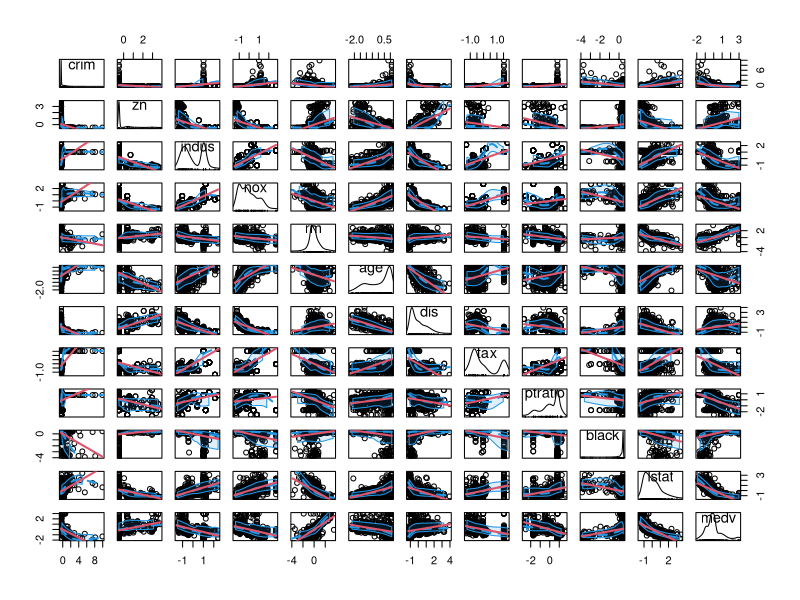
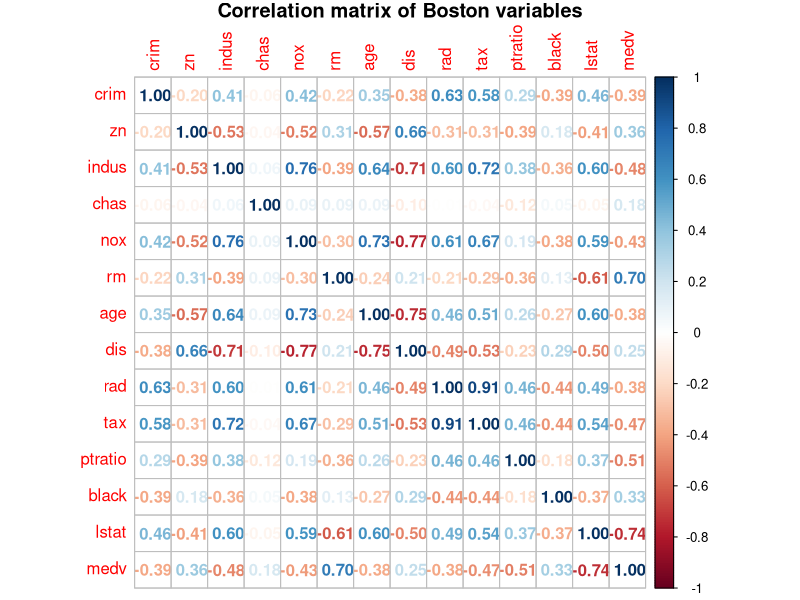
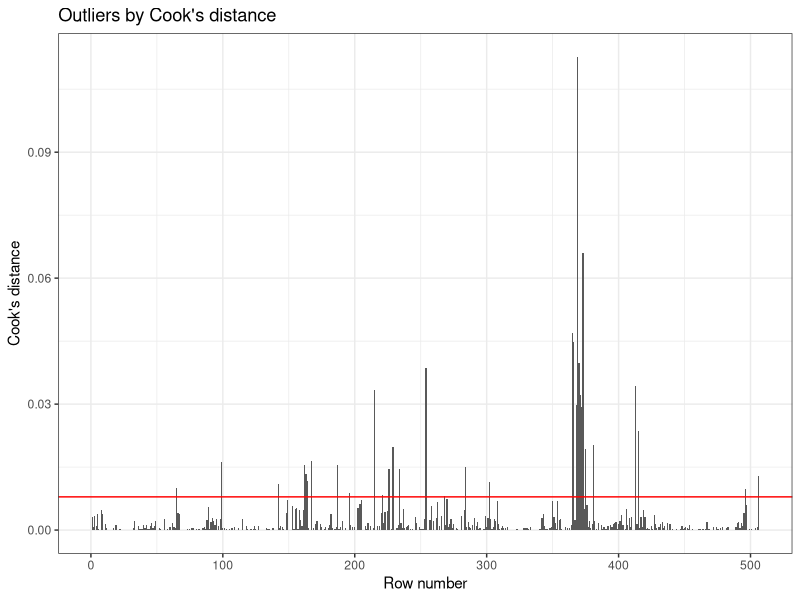
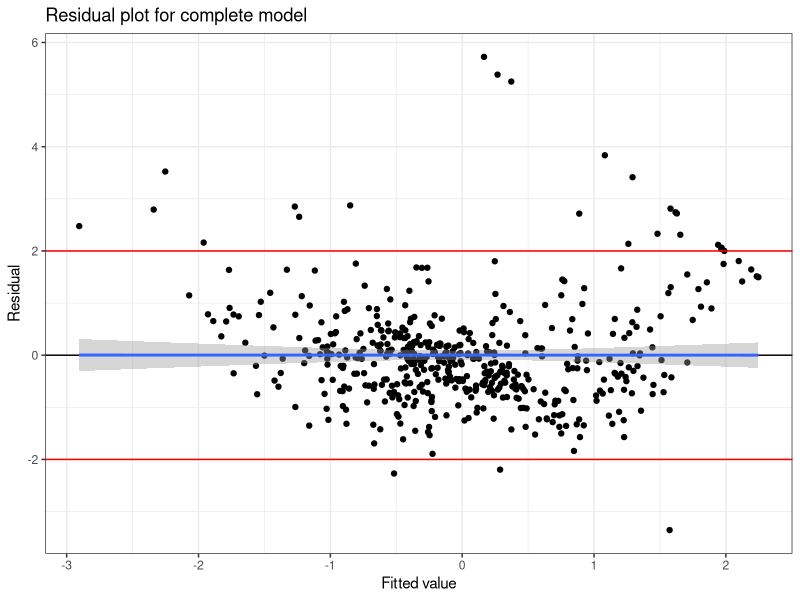
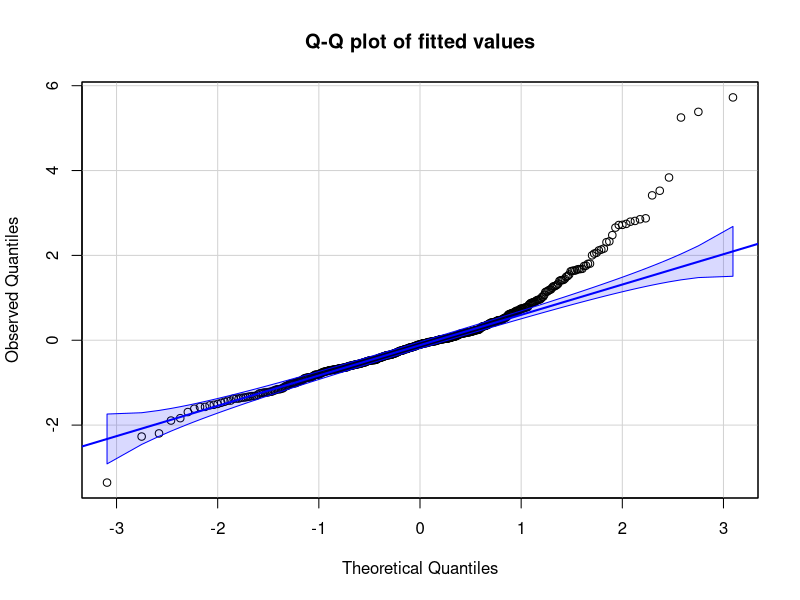
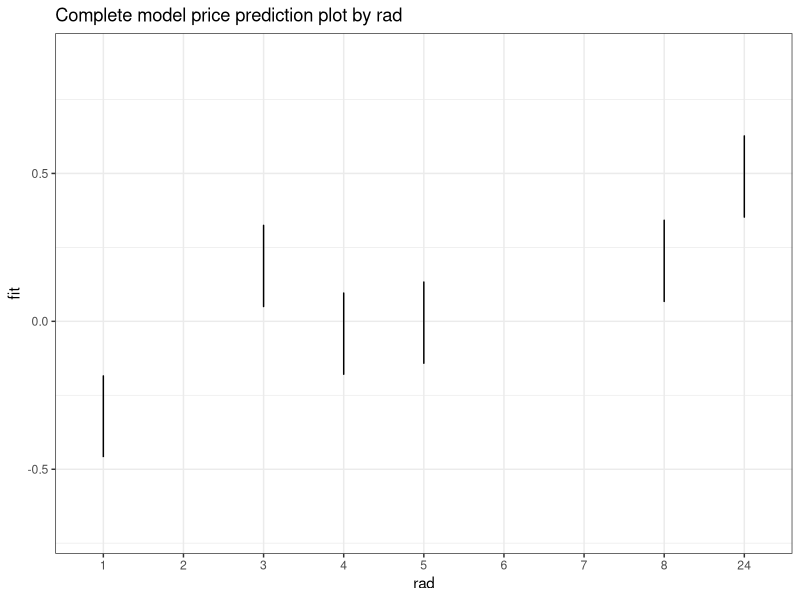
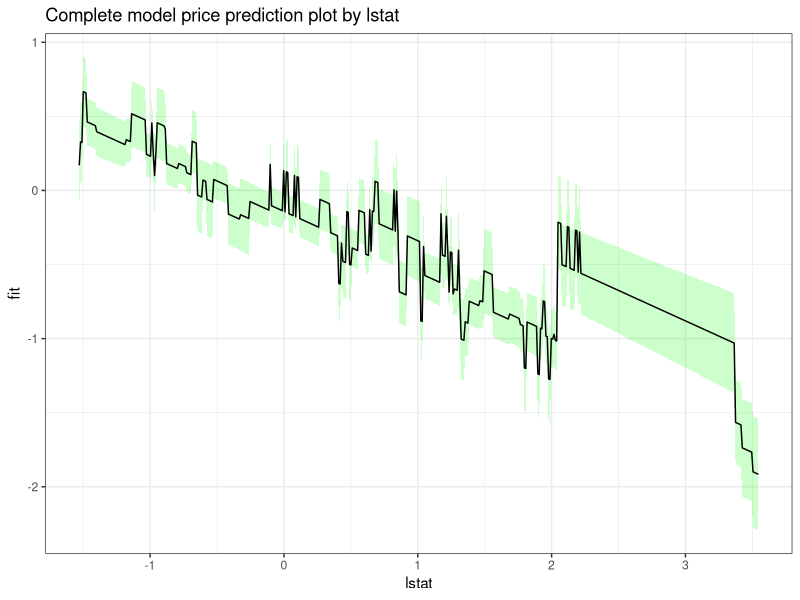
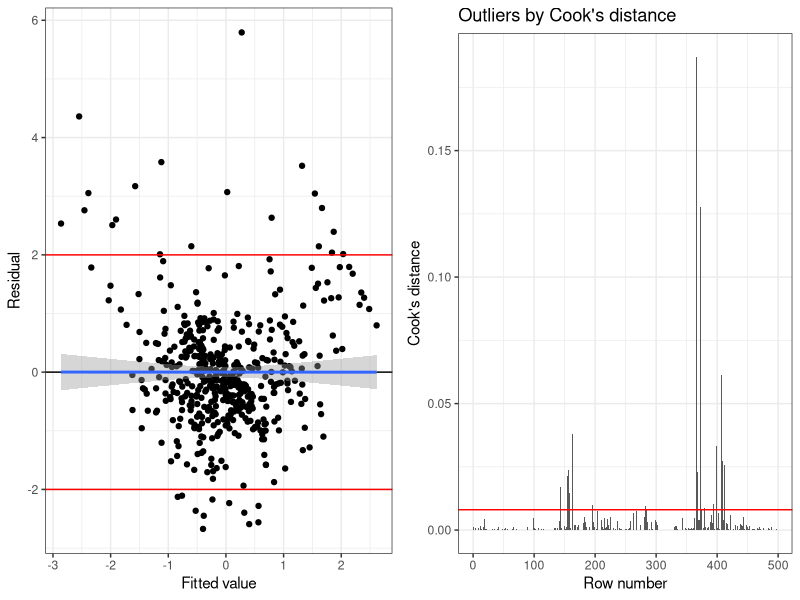

The R source for these figures, in order:
## ---- chunk 1
knitr::opts_chunk$set(echo = TRUE, message = FALSE)
library(MASS)
library(ggplot2)
library(car)
library(gridExtra)
library(corrplot)
## ---- chunk 2
boston_data <- Boston
str(boston_data)
## ---- chunk 3
colSums(is.na(boston_data)) 
## ---- chunk 4
scaled_boston <- as.data.frame(sapply(boston_data, scale))
scaled_boston$chas <- as.factor(boston_data$chas)
scaled_boston$rad <- as.factor(boston_data$rad)
## ---- chunk 5
scatterplotMatrix(~ crim + zn + indus + nox + rm + age + dis + tax + ptratio + 
  black + lstat + medv, regLine = list(col = 2), 
  col = 1, smooth = list(col.smooth = 4, col.spread = 4), data = scaled_boston)
## ---- chunk 6
corr_boston <- cor(boston_data) 
corrplot(corr_boston, method = "number", title = "Correlation matrix of Boston variables", mar = c(0, 0, 1, 0))
## ---- chunk 7
full_model <- lm(formula = medv ~ ., data = scaled_boston)
full_model_summary <- summary(full_model)
## ---- chunk 8
cat('R-squared:', round(full_model_summary$r.squared, 3))
cat('Adjusted R-squared', round(full_model_summary$adj.r.squared, 3))
cat('Degrees of freedom:', full_model$df.residual)
cat('F-statistic:', full_model_summary$fstatistic[[1]])
## ---- chunk 9
full_model_diag <- fortify(full_model)
## ---- chunk 10
threshold = 4 / nrow(scaled_boston)

ggplot(full_model_diag, aes(x = 1:nrow(full_model_diag), y = .cooksd)) + 
  geom_bar(stat = "identity") + geom_hline(yintercept = threshold, color = "red") +
  xlab("Row number") + ylab("Cook's distance") + ggtitle("Outliers by Cook's distance") + 
  theme_bw()
## ---- chunk 11
gg_resid <- ggplot(data = full_model_diag, aes(x = .fitted, y = .stdresid)) + 
  geom_point() + 
  geom_hline(yintercept = 0) +
  geom_smooth(method = "lm") +
  geom_hline(yintercept = 2, color = "red") +
  geom_hline(yintercept = -2, color = "red") +
  ggtitle("Residual plot for complete model") + 
  xlab("Fitted value") + ylab("Residual") + theme_bw()

gg_resid
## ---- chunk 12
qqPlot(full_model_diag$.stdresid, xlab ="Theoretical Quantiles", 
       ylab = "Observed Quantiles", main = "Q-Q plot of fitted values", id=FALSE)
## ---- chunk 13
dwt_result <- durbinWatsonTest(full_model)
cat("D-W Statistic:", dwt_result$dw)
## ---- chunk 14
MyData_rad <- data.frame(
  crim = mean(scaled_boston$crim),
  zn = mean(scaled_boston$zn),
  indus = mean(scaled_boston$indus),
  chas = scaled_boston$chas,
  nox = mean(scaled_boston$nox),
  rm = mean(scaled_boston$rm),
  age = mean(scaled_boston$age),
  dis = mean(scaled_boston$dis),
  rad = scaled_boston$rad,
  tax = mean(scaled_boston$tax),
  ptratio = mean(scaled_boston$ptratio),
  black = mean(scaled_boston$black),
  lstat = mean(scaled_boston$lstat))

boston_predicted_rad <- predict(full_model, newdata = MyData_rad, interval = "confidence")
MyData_rad <- data.frame(MyData_rad, boston_predicted_rad)

ggplot(MyData_rad, aes(x = rad, y = fit)) +
  geom_ribbon(alpha = 0.2, aes(ymin = lwr, ymax = upr)) +
  geom_line() + ggtitle("Complete model price prediction plot by rad") + theme_bw()
## ---- chunk 15
MyData_lstat <- data.frame(
  crim = mean(scaled_boston$crim),
  zn = mean(scaled_boston$zn),
  indus = mean(scaled_boston$indus),
  chas = scaled_boston$chas,
  nox = mean(scaled_boston$nox),
  rm = mean(scaled_boston$rm),
  age = mean(scaled_boston$age),
  dis = mean(scaled_boston$dis),
  rad = scaled_boston$rad,
  tax = mean(scaled_boston$tax),
  ptratio = mean(scaled_boston$ptratio),
  black = mean(scaled_boston$black),
  lstat = seq(min(scaled_boston$lstat), max(scaled_boston$lstat), length.out = 506))

boston_predicted_ltat <- predict(full_model, newdata = MyData_lstat, interval = "confidence")
MyData_lstat <- data.frame(MyData_lstat, boston_predicted_ltat)

ggplot(MyData_lstat, aes(x = lstat, y = fit)) +
  geom_ribbon(alpha = 0.2, fill = "green", aes(ymin = lwr, ymax = upr)) +
  geom_line() + ggtitle("Complete model price prediction plot by lstat") + theme_bw()
## ---- chunk 16
outlierTest(full_model)
scaled_boston2 <- scaled_boston[-c(369, 372, 373), ]

full_2 <- lm(formula = medv ~ ., data = scaled_boston2)
full_2_summary <- summary(full_2)
## ---- chunk 17
cat('R-squared:', round(full_2_summary$r.squared, 3))
cat('Adjusted R-squared', round(full_2_summary$adj.r.squared, 3))
cat('F-statistic:', full_2_summary$fstatistic[[1]])
## ---- chunk 18
vif(full_2)

mod_2 <- update(full_2, .~. - rad)
vif(mod_2)

mod_3 <- update(mod_2, .~. - nox)
vif(mod_3)

mod_4 <- update(mod_3, .~. - dis)
vif(mod_4)

mod_5 <- update(mod_4, .~. - indus)
vif(mod_5)

mod_6 <- update(mod_5, .~. - lstat)
vif(mod_6)

mod_7 <- update(mod_6, .~. -tax)
vif(mod_7)
## ---- chunk 19
drop1(mod_7, test = "F")

mod_8 <- update(mod_7, .~. - zn)
drop1(mod_8, test = "F")

mod_8_summary <- summary(mod_8)
## ---- chunk 20
cat('R-squared:', round(mod_8_summary$r.squared, 3))
cat('Adjusted R-squared', round(mod_8_summary$adj.r.squared, 3))
cat('F-statistic:', mod_8_summary$fstatistic[[1]])
## ---- chunk 21
outlierTest(mod_8)
scaled_boston3 <- scaled_boston2[-c(366, 368, 370, 371, 365), ]

mod_9 <- lm(medv ~ crim + chas + rm + age + ptratio + black, data = scaled_boston3)
mod_9_summary <- summary(mod_9)
## ---- chunk 22
cat('R-squared:', round(mod_9_summary$r.squared, 3))
cat('Adjusted R-squared', round(mod_9_summary$adj.r.squared, 3))
cat('F-statistic:', mod_9_summary$fstatistic[[1]])
## ---- chunk 23
mod_9_diag <- data.frame(fortify(mod_9), scaled_boston3[, c(2, 3, 5, 8, 9, 10, 13)])


mod_9_resid <- ggplot(data = mod_9_diag, aes(x = .fitted, y = .stdresid)) + 
  geom_point() + 
  geom_hline(yintercept = 0) +
  geom_smooth(method = "lm") +
  geom_hline(yintercept = 2, color = "red") +
  geom_hline(yintercept = -2, color = "red") +
  xlab("Fitted value") + ylab("Residual") + theme_bw()

boston3_threshold = 4 / nrow(scaled_boston3)

mod_9_cooks <- ggplot(mod_9_diag, aes(x = 1:nrow(mod_9_diag), y = .cooksd)) + 
  geom_bar(stat = "identity") + geom_hline(yintercept = boston3_threshold, color = "red") +
  xlab("Row number") + ylab("Cook's distance") + ggtitle("Outliers by Cook's distance") + 
  theme_bw()

grid.arrange(mod_9_resid, mod_9_cooks, nrow = 1)
## ---- chunk 24
qqPlot(mod_9_diag$.stdresid, xlab ="Theoretical Quantiles", 
       ylab = "Observed Quantiles", main = "Q-Q plot of fitted values", id=FALSE)
## ---- chunk 25
r_1 <- mod_9_resid + aes(x = rad)
r_2 <- mod_9_resid + aes(x = nox)
r_3 <- mod_9_resid + aes(x = dis)
r_4 <- mod_9_resid + aes(x = indus)
r_5 <- mod_9_resid + aes(x = lstat)
r_6 <- mod_9_resid + aes(x = tax)
r_7 <- mod_9_resid + aes(x = zn)

grid.arrange(r_1, r_2, r_3, r_4, r_5, r_6, r_7, nrow = 4)

mod_10 <- update(mod_9, .~. + dis + lstat)
## ---- chunk 26
drop1(mod_10, test = "F")
## ---- chunk 27
summary(mod_10)
## ---- chunk 28

mod_10_diag <- data.frame(fortify(mod_10), scaled_boston3[, c(2, 3, 5, 9, 10)])

mod_10_resid <- ggplot(data = mod_10_diag, aes(x = .fitted, y = .stdresid)) + 
  geom_point() + 
  geom_hline(yintercept = 0) +
  geom_smooth(method = "lm") +
  geom_hline(yintercept = 2, color = "red") +
  geom_hline(yintercept = -2, color = "red") +
  ggtitle("Residual plot for final model") + 
  xlab("Fitted value") + ylab("Residual") + theme_bw()


mod_10_cooks <- ggplot(mod_10_diag, aes(x = 1:nrow(mod_10_diag), y = .cooksd)) + 
  geom_bar(stat = "identity") + geom_hline(yintercept = boston3_threshold, color = "red") +
  xlab("Row number") + ylab("Cook's distance") + ggtitle("Outliers by Cook's distance") + 
  theme_bw()

grid.arrange(mod_10_resid, mod_10_cooks, nrow = 1)
## ---- chunk 29
qqPlot(mod_10_diag$.stdresid, xlab ="Theoretical Quantiles", 
       ylab = "Observed Quantiles", main = "Q-Q plot of fitted values", id=FALSE)
## ---- chunk 30
mod_10_dwt <- durbinWatsonTest(mod_10)
cat("D-W Statistic:", mod_10_dwt$dw)
## ---- chunk 31
MyData_rm <- data.frame(
  crim = mean(scaled_boston3$crim),
  zn = mean(scaled_boston3$zn),
  indus = mean(scaled_boston3$indus),
  chas = scaled_boston3$chas,
  nox = mean(scaled_boston3$nox),
  rm = seq(min(scaled_boston3$rm), max(scaled_boston3$rm), length.out = 498),
  age = mean(scaled_boston3$age),
  dis = mean(scaled_boston3$dis),
  rad = scaled_boston3$rad,
  tax = mean(scaled_boston3$tax),
  ptratio = mean(scaled_boston3$ptratio),
  black = mean(scaled_boston3$black),
  lstat = mean(scaled_boston3$lstat))

boston_predicted_rm <- predict(mod_10, newdata = MyData_rm, interval = "confidence")
MyData_rm <- data.frame(MyData_rm, boston_predicted_rm)

ggplot(MyData_rm, aes(x = rm, y = fit)) +
  geom_ribbon(alpha = 0.2, fill = "green", aes(ymin = lwr, ymax = upr)) +
  geom_line() + ggtitle("Final model price prediction plot by rm") + theme_bw()
